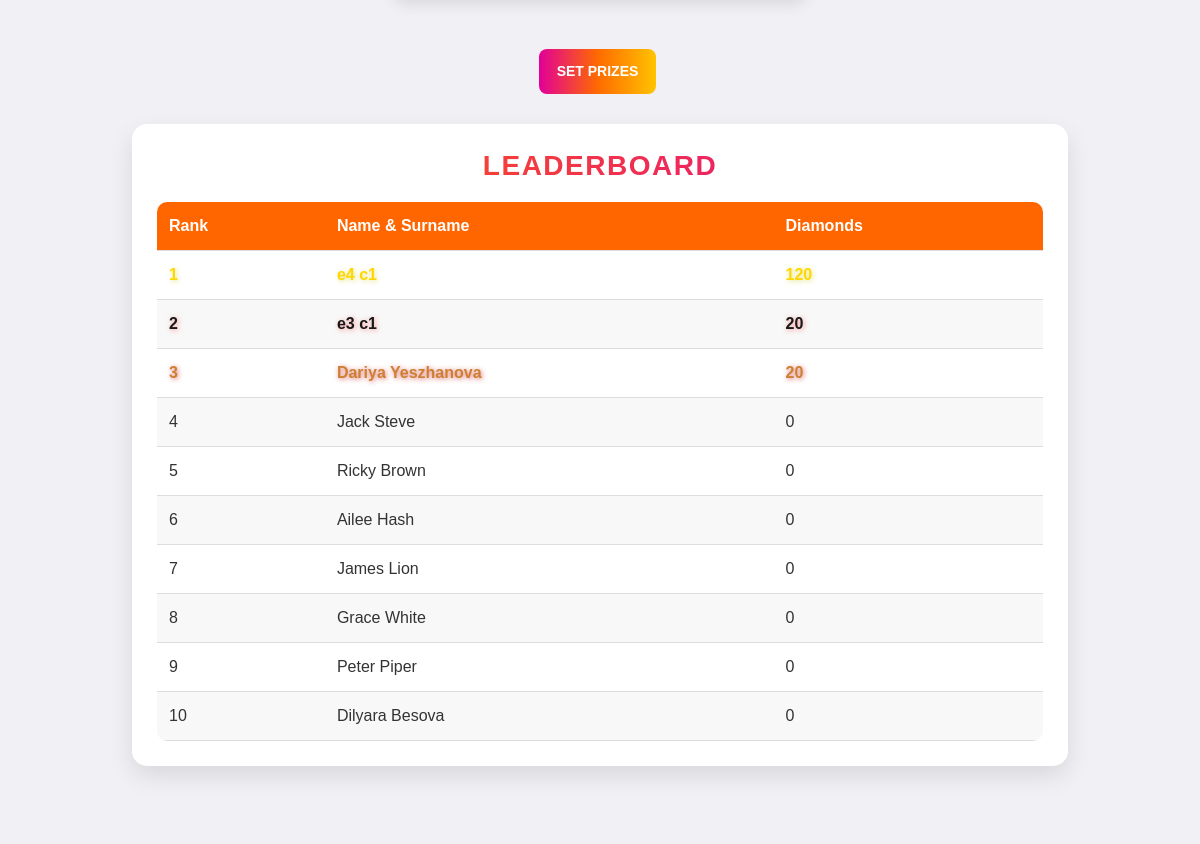
The app's page /leaderboard_show/ (signed in, middle part), older data.
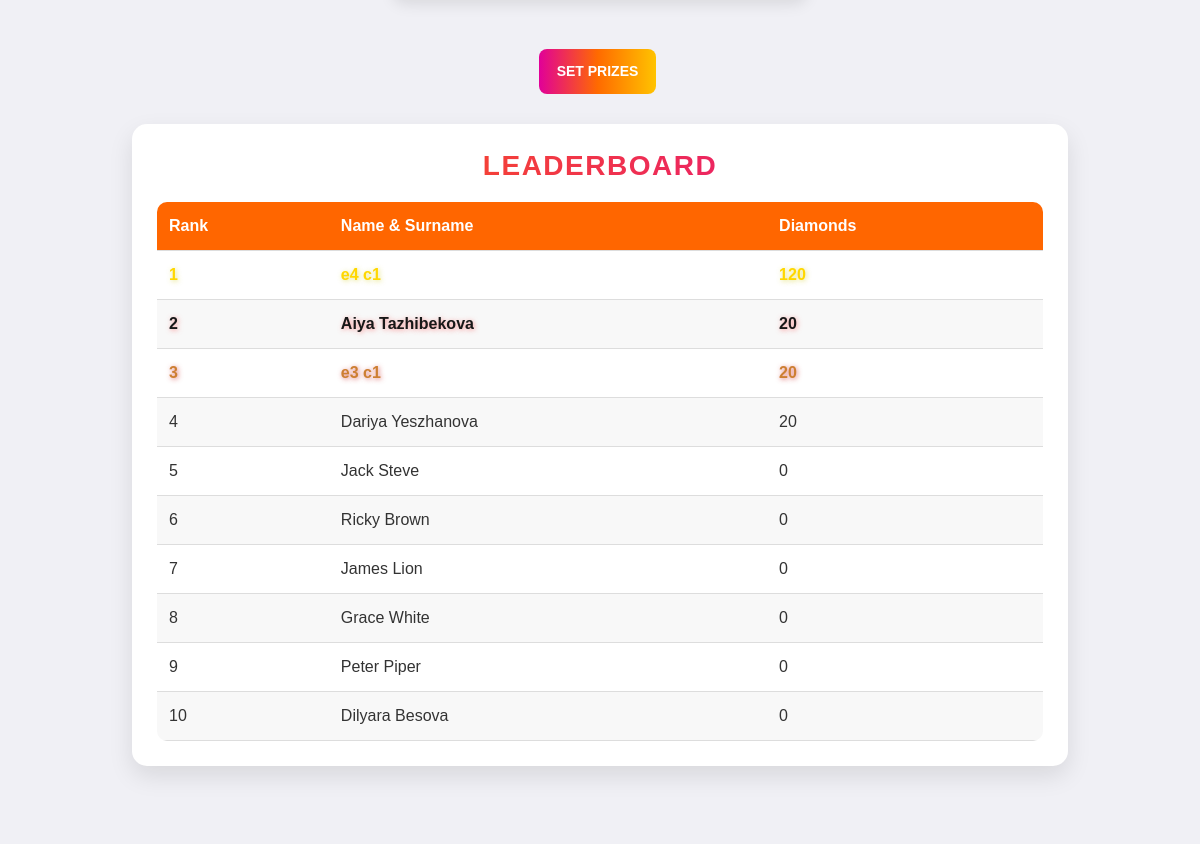
The same page, newer data.
### events/models.py (models this page shows, shortened)
class Employee(models.Model):
    nickname = models.CharField(max_length=100, primary_key=True, verbose_name="Nickname")
    name = models.CharField(max_length=255, verbose_name="Name")
    last_name = models.CharField(max_length=255, verbose_name="Last Name")
    number = models.CharField(max_length=20, verbose_name="Number")
    join_date = models.DateField(verbose_name="Join Date")
    date_of_birth = models.DateField(null=True, blank=True, verbose_name="Date of Birth")
    receive_sms_notifications = models.BooleanField(default=True, verbose_name="Receive SMS Notifications")
    receive_email_notifications = models.BooleanField(default=True, verbose_name="Receive Email Notifications")
    receive_reminders = models.BooleanField(default=True, verbose_name="Receive Reminders")
    social_id = models.CharField(max_length=255, blank=True, null=True)  # ID из социальной сети
    social_provider = models.CharField(max_length=50, blank=True, null=True)  # Провайдер (Google, Facebook и т.д.)
    company = models.ForeignKey(
        Company,
        to_field='company_id',
        on_delete=models.CASCADE,
        verbose_name="Company"
    )
    gender = models.CharField(max_length=10, choices=[('Male', 'Male'), ('Female', 'Female')], verbose_name="Gender")
    mail = models.EmailField(unique=True, verbose_name="Email")
    password = models.CharField(max_length=255, verbose_name="Password")
    is_approved = models.BooleanField(default=False, verbose_name="Approved")
    profile_photo = models.ImageField(upload_to='profile_photos/', null=True, blank=True, verbose_name="Profile Photo")
    hobbies = models.ManyToManyField(Hobby, blank=True, related_name='employees')
    diamonds = models.IntegerField(default=0, verbose_name="Diamonds")

### events/views.py (the view)
# urls.py: path('leaderboard_show/', leaderboard_show, name="leaderboard_show"),
@role_required("organizer")
def leaderboard_show(request):
    employees = Employee.objects.filter(is_approved=True).order_by('-diamonds')
    if request.session.get("company_id"):
        company_id = request.session["company_id"]
        company = Company.objects.get(id=company_id)
        employees = Employee.objects.filter(company=company, is_approved=True).order_by('-diamonds')
        prizes = Prize.objects.filter(company=company).order_by('rank')
        return render(request, 'leaderboard_show.html', {
            'employees': employees,
            'prizes': prizes,
        })
    else:
        return redirect('sign_in')

### events/views.py (called while the page is built)
def role_required(role):
    def decorator(view_func):
        @wraps(view_func)
        def wrapper(request, *args, **kwargs):
            if role == "employee" and not request.session.get("nickname"):
                return redirect(f"/sign_in/?next={request.get_full_path()}")
            if role == "organizer" and not request.session.get("company_id"):
                return redirect(f"/sign_in/?next={request.get_full_path()}")
            return view_func(request, *args, **kwargs)
        return wrapper
    return decorator

### events/templates/leaderboard_show.html (shortened to what this page needs)
{% extends "organizer_base.html" %}
    {% load static %}
    {% block extra_css %}
        <link rel="stylesheet" href="{% static 'css/organizer-styles.css' %}">
        <link rel="stylesheet" href="{% static 'css/leaderboard.css' %}">
        <link href="https://fonts.cdnfonts.com/css/gilroy-bold" rel="stylesheet">
        <link rel="stylesheet" href="https://cdn.jsdelivr.net/npm/swiper/swiper-bundle.min.css">
    {% endblock %}
    {% block content %}
    <section class="leaderboard">
        <div class="prize_buttons">
            <button type="button" class="btn btn-gradient" data-bs-toggle="modal" data-bs-target="#addPrizeModal">Set Prizes</button>
        </div>
        <div class="leaderboard-container">
            <h2>Leaderboard</h2>
            <table id="leaderboard-table">
                <thead>
                    <tr>
                        <th>Rank</th>
                        <th>Name & Surname</th>
                        <th>Diamonds</th>
                    </tr>
                </thead>
                <tbody>
                    {% for employee in employees %}
                    <tr>
                        <td>{{ forloop.counter }}</td>
                        <td>{{ employee.name }} {{ employee.last_name }}</td>
                        <td>{{ employee.diamonds }} </td>
                    </tr>
                    {% endfor %}
                </tbody>
            </table>
        </div>
    </section>
 {% endblock %}

Row changes from the older to the newer data that the page shows:
no longer on this page (row edited): Employee: name "Ailee", last_name "Hash", diamonds "0"
added Employee: name "Aiya", last_name "Tazhibekova", diamonds "20"
